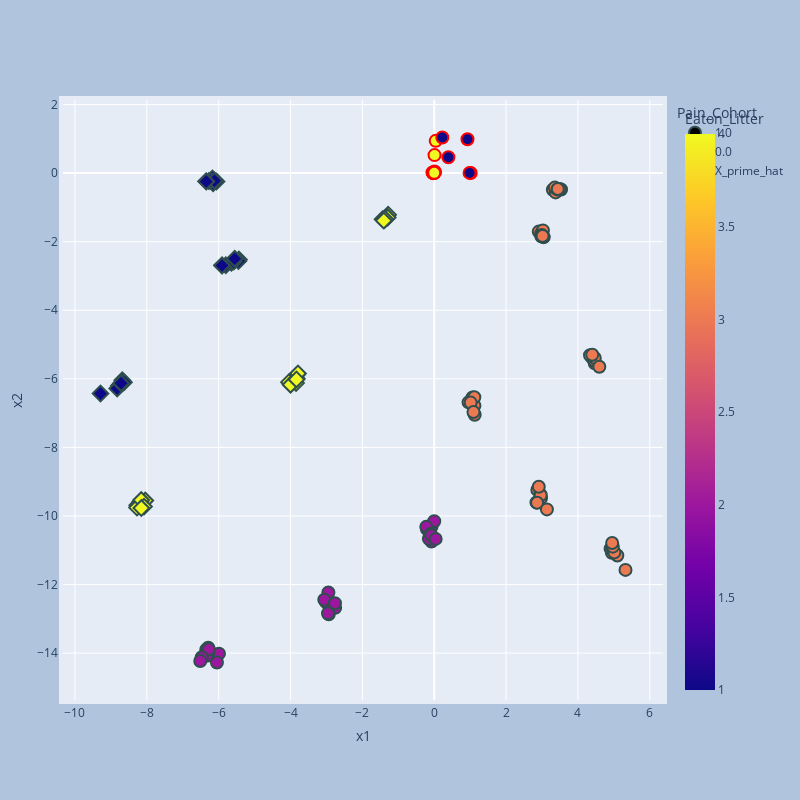

Write notebook code for a chart like this one.
### Code cell
import plotly.express as px
# cmap is red to blue
# encoded_df 
Edf = pd.DataFrame(X_encoded[:, 0:2], columns=['x1', 'x2'])
Edf['Pain_Cohort'] = Y[:,0]
Edf['Eaton_Litter'] = Y[:,1]
# make the pain cohort categorical
Edf['Pain_Cohort'] = Edf['Pain_Cohort'].astype('category')
# leaveout df
leaveout_x_encoded = reg.estimator.encode(leaveout_x.to(reg.device))[0].detach().cpu().numpy()
leaveout_df = pd.DataFrame(leaveout_x_encoded[:, 0:2], columns=['x1', 'x2'])
leaveout_y = pd.DataFrame(leaveout_y, columns=['Pain_Cohort', 'Eaton_Litter'])
leaveout_df = pd.concat([leaveout_df, leaveout_y], axis=1)
# make the pain cohort categorical
leaveout_df['Pain_Cohort'] = leaveout_df['Pain_Cohort'].astype('category')

# now make the pain 1 category * and 0 category o
#Edf['Pain_Cohort'] = Edf['Pain_Cohort'].apply(lambda x: '*' if x == 1 else 'o')
fig = px.scatter(Edf, x='x1', y='x2', color='Eaton_Litter', symbol='Pain_Cohort', hover_data=['Eaton_Litter'])
# make the size of the pain cohort bigger
# fig.update_traces(marker=dict(size=12,
#                                 line=dict(width=2,
#                                             color='DarkSlateGrey')),
#                     selector=dict(mode='markers', symbol='*')) 
# # make the markers bigger with nicer backgrounds
fig.update_traces(marker=dict(size=12,
                                line=dict(width=2,
                                            color='DarkSlateGrey')),
                    selector=dict(mode='markers'))
# we want to really emphasize the Pain Cohort == 1 group. lets make the marker size much larger
fig.update_traces(marker=dict(size=209,
                                line=dict(width=2,
                                            color='DarkSlateGrey')),
                    selector=dict(mode='markers', symbol='o'))
# make the figure larger and have a square aspect ratio
fig.update_layout(
    autosize=False,
    width=800,
    height=800,
    margin=dict(l=50, r=50, b=100, t=100, pad=4),
    paper_bgcolor="LightSteelBlue",
)
# add the X_prime_hat as red dots
# color the using Y_prime
from plotly.subplots import make_subplots
import plotly.graph_objects as go
fig.add_trace(
    go.Scatter(
        x=X_prime_hat[:,0],
        y=X_prime_hat[:,1],
        mode="markers",
        marker=dict(
            color=Y_prime[:,0],
            size=12,
            line=dict(
                color='Red',
                width=2
            )
        ),
        name="X_prime_hat"
    )
)
# add leaveout data
# make the pain cohort categorical, 1 is * and 0 is o
# use px.scatter just like before, but put the plots together
leaveout_fig = px.scatter(leaveout_df, x='x1', y='x2', color='Eaton_Litter', symbol='Pain_Cohort', hover_data=['Eaton_Litter'])


    


fig.show()
# save as latent space.html
fig.write_html("latent_space.html")

### Figure 1 — Plotly figure (JSON) as saved in the notebook; plotly's stock layout.template omitted (floating-point values rounded to 4 significant figures)
{"data": [{"customdata": [[2], [2], [2], [2], [2], [2], [2], [2], [2], [2], [2], [2], [2], [2], [2], [2], [2], [2], [2], [2], [2], [2], [2], [2], [3], [3], [3], [3], [3], [3], [3], [3], [3], [3], [3], [3], [3], [3], [3], [3], [3], [3], [3], [3], [3], [3], [3], [3], [3], [3], [3], [3], [3], [3], [3], [3], [3], [3], [3], [3], [3], [3], [3], [3], [3], [3], [2], [2], [2], [3], [3], [3], [3], [3], [3]], "hovertemplate": "Pain_Cohort=1.0<br>x1=%{x}<br>x2=%{y}<br>Eaton_Litter=%{marker.color}<extra></extra>", "legendgroup": "1.0", "marker": {"color": [2, 2, 2, 2, 2, 2, 2, 2, 2, 2, 2, 2, 2, 2, 2, 2, 2, 2, 2, 2, 2, 2, 2, 2, 3, 3, 3, 3, 3, 3, 3, 3, 3, 3, 3, 3, 3, 3, 3, 3, 3, 3, 3, 3, 3, 3, 3, 3, 3, 3, 3, 3, 3, 3, 3, 3, 3, 3, 3, 3, 3, 3, 3, 3, 3, 3, 2, 2, 2, 3, 3, 3, 3, 3, 3], "coloraxis": "coloraxis", "line": {"color": "DarkSlateGrey", "width": 2}, "size": 12, "symbol": "circle"}, "mode": "markers", "name": "1.0", "orientation": "v", "showlegend": true, "type": "scatter", "x": [-6.346, -5.992, -6.291, -6.049, -6.297, -6.332, -6.277, -6.469, -0.07591, -0.0008077, -0.07558, -0.2019, -0.2218, -0.1491, -0.1006, -0.08379, -2.82, -3.019, -2.757, -2.935, -2.969, -2.946, -3.061, -2.763, 3.48, 3.301, 3.379, 3.356, 3.53, 3.433, 3.488, 2.91, 3.047, 2.978, 3.025, 2.98, 3.035, 2.992, 4.389, 4.455, 4.467, 4.451, 4.468, 4.336, 4.398, 1.056, 1.066, 0.955, 1.126, 1.119, 1.116, 1.014, 4.944, 4.908, 4.948, 5.096, 5.013, 4.971, 4.952, 2.845, 2.87, 2.954, 2.972, 2.962, 2.862, 2.91, -6.512, 0.03901, -2.958, 3.439, 3.015, 4.595, 1.092, 5.324, 3.136], "xaxis": "x", "y": [-13.9, -14.01, -13.84, -14.27, -14.02, -14.08, -13.89, -14.12, -10.31, -10.16, -10.75, -10.38, -10.32, -10.67, -10.53, -10.56, -12.55, -12.5, -12.68, -12.87, -12.55, -12.23, -12.44, -12.55, -0.4773, -0.4843, -0.5622, -0.422, -0.4767, -0.4766, -0.4641, -1.706, -1.868, -1.758, -1.671, -1.84, -1.862, -1.803, -5.376, -5.434, -5.545, -5.466, -5.393, -5.314, -5.297, -6.702, -6.541, -6.685, -7.045, -6.785, -6.539, -6.693, -11.07, -10.95, -10.93, -11.15, -11.06, -10.89, -10.79, -9.604, -9.239, -9.375, -9.478, -9.395, -9.616, -9.149, -14.23, -10.67, -12.84, -0.4646, -1.832, -5.646, -6.965, -11.57, -9.808], "yaxis": "y"}, {"customdata": [[4], [4], [4], [4], [4], [4], [4], [4], [4], [4], [4], [4], [4], [4], [4], [4], [4], [4], [4], [4], [4], [1], [1], [1], [1], [1], [1], [1], [1], [1], [1], [1], [1], [1], [1], [1], [1], [1], [1], [1], [1], [1], [4], [4], [4], [1], [1], [1]], "hovertemplate": "Pain_Cohort=0.0<br>x1=%{x}<br>x2=%{y}<br>Eaton_Litter=%{marker.color}<extra></extra>", "legendgroup": "0.0", "marker": {"color": [4, 4, 4, 4, 4, 4, 4, 4, 4, 4, 4, 4, 4, 4, 4, 4, 4, 4, 4, 4, 4, 1, 1, 1, 1, 1, 1, 1, 1, 1, 1, 1, 1, 1, 1, 1, 1, 1, 1, 1, 1, 1, 4, 4, 4, 1, 1, 1], "coloraxis": "coloraxis", "line": {"color": "DarkSlateGrey", "width": 2}, "size": 12, "symbol": "diamond"}, "mode": "markers", "name": "0.0", "orientation": "v", "showlegend": true, "type": "scatter", "x": [-1.438, -1.387, -1.283, -1.325, -1.336, -1.295, -1.372, -3.846, -3.839, -3.933, -4.044, -4.0, -3.827, -3.792, -8.161, -8.042, -8.266, -8.181, -8.274, -8.156, -8.078, -8.683, -8.743, -8.778, -8.824, -8.706, -8.637, -8.716, -6.155, -6.173, -6.06, -6.273, -6.227, -6.117, -6.348, -5.646, -5.802, -5.438, -5.45, -5.579, -5.906, -5.554, -1.404, -3.835, -8.152, -9.289, -6.345, -5.906], "xaxis": "x", "y": [-1.345, -1.365, -1.214, -1.279, -1.313, -1.294, -1.333, -6.124, -5.898, -6.051, -6.096, -6.171, -5.989, -5.843, -9.617, -9.549, -9.687, -9.585, -9.756, -9.536, -9.727, -6.042, -6.174, -6.2, -6.28, -6.143, -6.101, -6.127, -0.2984, -0.1554, -0.2426, -0.2313, -0.2237, -0.2232, -0.2383, -2.612, -2.688, -2.519, -2.565, -2.58, -2.69, -2.499, -1.385, -6.018, -9.769, -6.43, -0.244, -2.694], "yaxis": "y"}, {"marker": {"color": [1, 1, 1, 1, 1, 1, 0, 0, 0, 1, 1, 1, 0, 0, 0], "line": {"color": "Red", "width": 2}, "size": 12}, "mode": "markers", "name": "X_prime_hat", "type": "scatter", "x": [-0.02842, 0.02029, -0.02253, 0.04111, 0.008273, 0.005355, 1.015, 0.9836, -0.05003, 0.006827, 0.01017, -0.001095, 0.2245, 0.9253, 0.3936], "y": [-0.003445, 0.03545, 0.004538, 0.9405, 0.5258, 0.04731, 0.005507, 0.006439, 0.01954, 0.0113, 0.007099, 0.007435, 1.039, 0.9872, 0.4607]}], "layout": {"autosize": false, "coloraxis": {"colorbar": {"title": {"text": "Eaton_Litter"}}, "colorscale": [[0, "#0d0887"], [0.1111, "#46039f"], [0.2222, "#7201a8"], [0.3333, "#9c179e"], [0.4444, "#bd3786"], [0.5556, "#d8576b"], [0.6667, "#ed7953"], [0.7778, "#fb9f3a"], [0.8889, "#fdca26"], [1, "#f0f921"]]}, "height": 800, "legend": {"title": {"text": "Pain_Cohort"}, "tracegroupgap": 0}, "margin": {"b": 100, "l": 50, "pad": 4, "r": 50, "t": 100}, "paper_bgcolor": "LightSteelBlue", "width": 800, "xaxis": {"anchor": "y", "domain": [0, 1], "title": {"text": "x1"}}, "yaxis": {"anchor": "x", "domain": [0, 1], "title": {"text": "x2"}}}}
